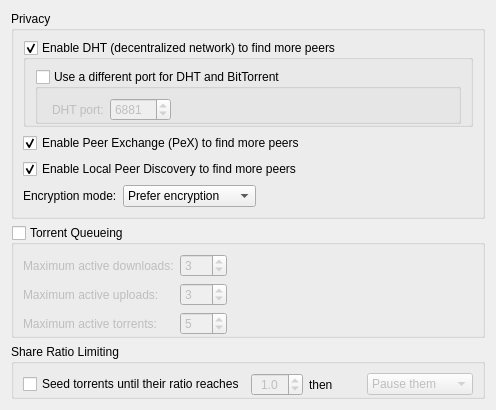
          <widget class="QWidget" name="scrollAreaWidgetContents_4">
           <property name="geometry">
            <rect>
             <x>0</x>
             <y>0</y>
             <width>496</width>
             <height>408</height>
            </rect>
           </property>
           <layout class="QVBoxLayout" name="verticalLayout_7">
            <item>
             <widget class="QGroupBox" name="AddBTFeaturesBox">
              <property name="title">
               <string>Privacy</string>
              </property>
              <layout class="QVBoxLayout" name="verticalLayout_14">
               <item>
                <widget class="QGroupBox" name="checkDHT">
                 <property name="title">
                  <string>Enable DHT (decentralized network) to find more peers</string>
                 </property>
                 <property name="checkable">
                  <bool>true</bool>
                 </property>
                 <layout class="QVBoxLayout" name="verticalLayout_18">
                  <property name="bottomMargin">
                   <number>0</number>
                  </property>
                  <item>
                   <widget class="QGroupBox" name="checkDifferentDHTPort">
                    <property name="title">
                     <string>Use a different port for DHT and BitTorrent</string>
                    </property>
                    <property name="checkable">
                     <bool>true</bool>
                    </property>
                    <property name="checked">
                     <bool>false</bool>
                    </property>
                    <layout class="QVBoxLayout" name="verticalLayout_17">
                     <property name="bottomMargin">
                      <number>0</number>
                     </property>
                     <item>
                      <layout class="QHBoxLayout" name="horizontalLayout_8">
                       <property name="leftMargin">
                        <number>5</number>
                       </property>
                       <item>
                        <widget class="QLabel" name="dh_port_lbl">
                         <property name="text">
                          <string>DHT port:</string>
                         </property>
                        </widget>
                       </item>
                       <item>
                        <widget class="QSpinBox" name="spinDHTPort">
                         <property name="minimum">
                          <number>1</number>
                         </property>
                         <property name="maximum">
                          <number>65525</number>
                         </property>
                         <property name="value">
                          <number>6881</number>
                         </property>
                        </widget>
                       </item>
                       <item>
                        <spacer name="horizontalSpacer_5">
                         <property name="orientation">
                          <enum>Qt::Horizontal</enum>
                         </property>
                         <property name="sizeHint" stdset="0">
                          <size>
                           <width>40</width>
                           <height>20</height>
                          </size>
                         </property>
                        </spacer>
                       </item>
                      </layout>
                     </item>
                    </layout>
                   </widget>
                  </item>
                 </layout>
                </widget>
               </item>
               <item>
                <widget class="QCheckBox" name="checkPeX">
                 <property name="toolTip">
                  <string>Exchange peers with compatible Bittorrent clients (µTorrent, Vuze, ...)</string>
                 </property>
                 <property name="text">
                  <string>Enable Peer Exchange (PeX) to find more peers</string>
                 </property>
                 <property name="checked">
                  <bool>true</bool>
                 </property>
                </widget>
               </item>
               <item>
                <widget class="QCheckBox" name="checkLSD">
                 <property name="toolTip">
                  <string>Look for peers on your local network</string>
                 </property>
                 <property name="text">
                  <string>Enable Local Peer Discovery to find more peers</string>
                 </property>
                 <property name="checked">
                  <bool>true</bool>
                 </property>
                </widget>
               </item>
               <item>
                <layout class="QHBoxLayout">
                 <item>
                  <widget class="QLabel" name="lbl_encryption">
                   <property name="text">
                    <string>Encryption mode:</string>
                   </property>
                  </widget>
                 </item>
                 <item>
                  <widget class="QComboBox" name="comboEncryption">
                   <item>
                    <property name="text">
                     <string>Prefer encryption</string>
                    </property>
                   </item>
                   <item>
                    <property name="text">
                     <string>Require encryption</string>
                    </property>
                   </item>
                   <item>
                    <property name="text">
                     <string>Disable encryption</string>
                    </property>
                   </item>
                  </widget>
                 </item>
                 <item>
                  <spacer>
                   <property name="orientation">
                    <enum>Qt::Horizontal</enum>
                   </property>
                   <property name="sizeHint" stdset="0">
                    <size>
                     <width>40</width>
                     <height>20</height>
                    </size>
                   </property>
                  </spacer>
                 </item>
                </layout>
               </item>
              </layout>
             </widget>
            </item>
            <item>
             <widget class="QGroupBox" name="checkEnableQueueing">
              <property name="title">
               <string>Torrent Queueing</string>
              </property>
              <property name="checkable">
               <bool>true</bool>
              </property>
              <property name="checked">
               <bool>false</bool>
              </property>
              <layout class="QGridLayout" name="gridLayout_2">
               <property name="bottomMargin">
                <number>0</number>
               </property>
               <item row="0" column="0">
                <widget class="QLabel" name="label_max_active_dl">
                 <property name="text">
                  <string>Maximum active downloads:</string>
                 </property>
                </widget>
               </item>
               <item row="0" column="1">
                <widget class="QSpinBox" name="spinMaxActiveDownloads">
                 <property name="minimum">
                  <number>-1</number>
                 </property>
                 <property name="maximum">
                  <number>999</number>
                 </property>
                 <property name="value">
                  <number>3</number>
                 </property>
                </widget>
               </item>
               <item row="1" column="0">
                <widget class="QLabel" name="label_max_active_up">
                 <property name="text">
                  <string>Maximum active uploads:</string>
                 </property>
                </widget>
               </item>
               <item row="1" column="1">
                <widget class="QSpinBox" name="spinMaxActiveUploads">
                 <property name="minimum">
                  <number>-1</number>
                 </property>
                 <property name="maximum">
                  <number>999</number>
                 </property>
                 <property name="value">
                  <number>3</number>
                 </property>
                </widget>
               </item>
               <item row="2" column="0">
                <widget class="QLabel" name="maxActiveTorrents_lbl">
                 <property name="text">
                  <string>Maximum active torrents:</string>
                 </property>
                </widget>
               </item>
               <item row="2" column="1">
                <widget class="QSpinBox" name="spinMaxActiveTorrents">
                 <property name="minimum">
                  <number>-1</number>
                 </property>
                 <property name="maximum">
                  <number>999</number>
                 </property>
                 <property name="value">
                  <number>5</number>
                 </property>
                </widget>
               </item>
               <item row="1" column="2">
                <spacer name="horizontalSpacer_2">
                 <property name="orientation">
                  <enum>Qt::Horizontal</enum>
                 </property>
                 <property name="sizeHint" stdset="0">
                  <size>
                   <width>40</width>
                   <height>20</height>
                  </size>
                 </property>
                </spacer>
               </item>
               <item row="0" column="2">
                <spacer name="horizontalSpacer_7">
                 <property name="orientation">
                  <enum>Qt::Horizontal</enum>
                 </property>
                 <property name="sizeHint" stdset="0">
                  <size>
                   <width>40</width>
                   <height>20</height>
                  </size>
                 </property>
                </spacer>
               </item>
               <item row="2" column="2">
                <spacer name="horizontalSpacer_11">
                 <property name="orientation">
                  <enum>Qt::Horizontal</enum>
                 </property>
                 <property name="sizeHint" stdset="0">
                  <size>
                   <width>40</width>
                   <height>20</height>
                  </size>
                 </property>
                </spacer>
               </item>
              </layout>
             </widget>
            </item>
            <item>
             <widget class="QGroupBox" name="ratioBox">
              <property name="title">
               <string>Share Ratio Limiting</string>
              </property>
              <layout class="QVBoxLayout">
               <property name="bottomMargin">
                <number>0</number>
               </property>
               <item>
                <layout class="QHBoxLayout">
                 <item>
                  <widget class="QCheckBox" name="checkMaxRatio">
                   <property name="text">
                    <string>Seed torrents until their ratio reaches</string>
                   </property>
                  </widget>
                 </item>
                 <item>
                  <widget class="QDoubleSpinBox" name="spinMaxRatio">
                   <property name="enabled">
                    <bool>false</bool>
                   </property>
                   <property name="alignment">
                    <set>Qt::AlignHCenter</set>
                   </property>
                   <property name="decimals">
                    <number>1</number>
                   </property>
                   <property name="minimum">
                    <double>0.000000000000000</double>
                   </property>
                   <property name="maximum">
                    <double>20.000000000000000</double>
                   </property>
                   <property name="singleStep">
                    <double>0.050000000000000</double>
                   </property>
                   <property name="value">
                    <double>1.000000000000000</double>
                   </property>
                  </widget>
                 </item>
                 <item>
                  <widget class="QLabel" name="label">
                   <property name="text">
                    <string>then</string>
                   </property>
                  </widget>
                 </item>
                 <item>
                  <widget class="QComboBox" name="comboRatioLimitAct">
                   <property name="enabled">
                    <bool>false</bool>
                   </property>
                   <item>
                    <property name="text">
                     <string>Pause them</string>
                    </property>
                   </item>
                   <item>
                    <property name="text">
                     <string>Remove them</string>
                    </property>
                   </item>
                  </widget>
                 </item>
                </layout>
               </item>
              </layout>
             </widget>
            </item>
            <item>
             <spacer name="verticalSpacer_8">
              <property name="orientation">
               <enum>Qt::Vertical</enum>
              </property>
              <property name="sizeHint" stdset="0">
               <size>
                <width>20</width>
                <height>40</height>
               </size>
              </property>
             </spacer>
            </item>
           </layout>
          </widget>
